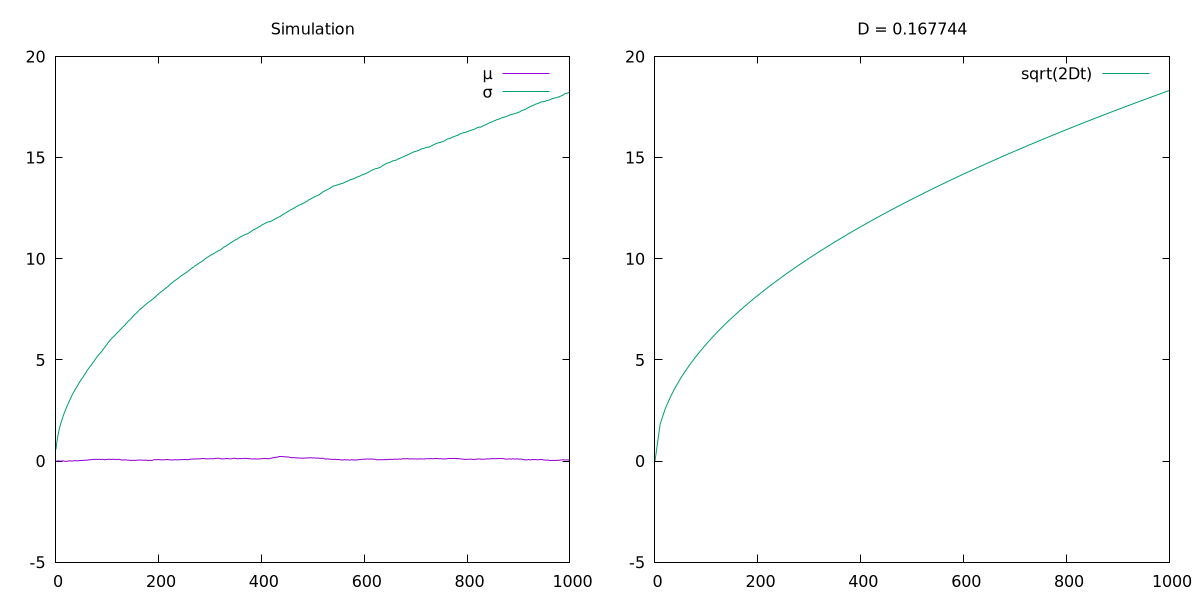

The gnuplot source for this figure:
set terminal pngcairo size 1200,600 enhanced font 'Verdana,12'
set output "plots/expectation_values_random_step.png"
set xrange [0:1000]
set yrange [-5:*]

set multiplot layout 1,2

set title "Simulation"

plot "data/expectation_values_random_step.dat" using 1:2 with lines title "{/Symbol m}", "data/expectation_values_random_step.dat" using 1:3 with lines title "{/Symbol s}"

set title "D = 0.167744"
plot sqrt(2*0.167744*x) with lines linetype 2 title "sqrt(2Dt)"

unset multiplot
set output